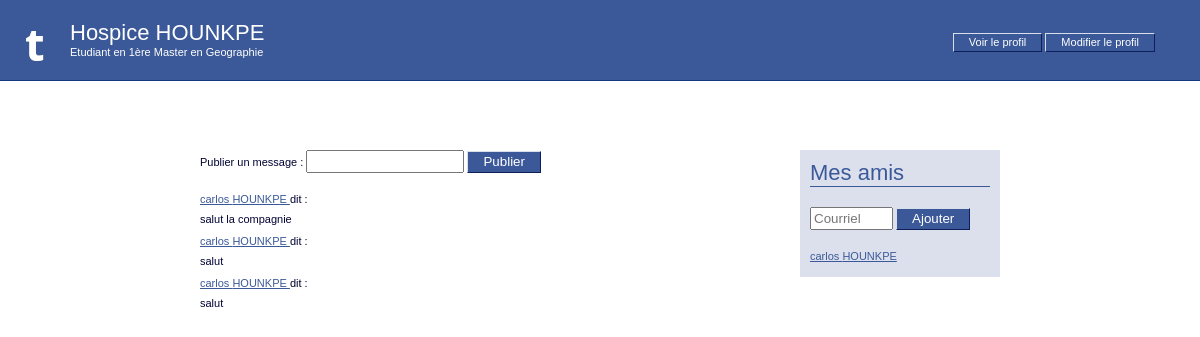
The app's page / (signed in) with its own data.
### mon_site/models.py (models this page shows, shortened)
class Person(models.Model):
    registration_number = models.CharField(max_length=10)
    last_name = models.CharField(max_length=30)
    first_name = models.CharField(max_length=30)
    birth_date = models.DateField()
    email = models.EmailField()
    home_phone_number = models.CharField(max_length=20)
    cellphone_number = models.CharField(max_length=20)
    password = models.CharField(max_length=32)
    friends = models.ManyToManyField('self')
    faculty = models.ForeignKey('Faculty',on_delete=models.CASCADE,default=None, null=True)
    person_type = 'generic'

class Student(Person):
    cursus = models.ForeignKey('Cursus',on_delete=models.CASCADE)
    year = models.IntegerField()
    person_type = 'student'

class Cursus(models.Model):
    title = models.CharField(max_length=30)

class Message(models.Model):
    author = models.ForeignKey('Person',on_delete=models.CASCADE)
    content = models.TextField()
    publication_date = models.DateField()

### mon_site/views.py (the view)
# urls.py: path('', welcome, name='welcome'),
def welcome(request):
    logged_user = get_logged_user_from_request(request)
    if logged_user:
        if 'newMessage' in request.GET and request.GET['newMessage'] != '':
            newMessage = Message(author=logged_user,content=request.GET['newMessage'],publication_date = date.today())
            newMessage.save()
        friendMessages = Message.objects.filter(author__friends=logged_user).order_by('-publication_date')
        return render(request, 'welcome.html', {'logged_user':logged_user,'friendMessages':friendMessages})
    else:
        return redirect('login')

### mon_site/views.py (called while the page is built)
def get_logged_user_from_request(request):
    if 'logged_user_id' in request.session:
        logged_user_id = request.session['logged_user_id']
        if len(Student.objects.filter(id=logged_user_id)) == 1:
            return Student.objects.get(id=logged_user_id)
        elif len(Employee.objects.filter(id=logged_user_id)) == 1:
            return Employee.objects.get(id=logged_user_id)
        else:
            return None
    else:
        return None

### mon_site/templates/welcome.html (shortened to what this page needs)
{% extends "base.html" %}
{% block bodyId %}welcomePage{% endblock %}
{% block headerContent %}
<p id="name">
    {{ logged_user.first_name }} {{ logged_user.last_name }}
</p>
<p id="function">
    {% if logged_user.person_type == 'student' %}
        Etudiant en
        {% if logged_user.year == 1 %}
            {{ logged_user.year }}ère
        {% else %}
            {{ logged_user.year }}ème
        {% endif %}
        {{ logged_user.cursus.title }}
    {% else %}
        {{ logged_user.job.title|capfirst }}
        dans la faculté {{ logged_user.faculty }}
    {% endif %}
</p>
<p id="profileLinks">
    <a href="/showProfile/?userToShow={{ logged_user.id }}" class="buttonLink">Voir le profil</a>
    <a href="/modifyProfile/" class="buttonLink">Modifier le profil</a>
</p>
{% endblock %}
{% block content %}
<section id="messageList">
    <form action="" method="GET" class="inlineForm">
        <label for="newMessageInput">Publier un message :</label>
        <input type="text" name="newMessage" id="newMessageInput" />
        <input type="submit" value="Publier" />
    </form>
    <ul>
        {% for message in friendMessages %}
        <li>
            <p>
                <a href="/showProfile/?userToShow={{ message.author.id }}">{{ message.author.first_name }}
                    {{ message.author.last_name }}
                </a> dit :
            </p>
            <p> {{ message.content }}</p>
        </li>
        {% endfor %}
    </ul>
</section>
<section id="friendList">
    <p class="title">Mes amis</p>
    <form action="/ajax/addFriend/" method="GET" class="inlineForm" id="addFriendForm">
        <input type="email" name="newFriend" id="newFriendInput" placeholder="Courriel" />
        <input type="submit" value="Ajouter">
    </form>
    <ul>
        {% for friend in logged_user.friends.all %}
            <li><a href="/showProfile/?userToShow={{ friend.id }}"> {{ friend.first_name }} {{ friend.last_name }}</a></li>
        {% endfor %}
    </ul>
</section>
{% endblock %}

### mon_site/templates/base.html (shortened to what this page needs)
<!DOCTYPE html>
<html lang="en">
<head>
    <link rel="stylesheet" href="/mon_site/static/css/stytle.css">
</head>
<body id="{% block bodyId %}genericPage{% endblock %}">
    <header>
        {% block headerContent %}{% endblock %}
    </header>
    <section id="content">
        {% block content %}{% endblock %}
    </section>
</body>
</html>

### mon_site/static/css/stytle.css (style rules this page uses)
header { position: absolute; left: 0; top: 0; height: 80px; width: 100%; background: #3b5998 url('../img/logo.png') no-repeat 50px 25px; border-bottom: 1px solid #133783; }
body { margin: 0; padding: 0; font-family: 'Lucida Grande', Tahoma, Verdana, Arial, sans-serif; font-size: 11px; color: #000333; }
body section#content { position: absolute; top: 150px; left: 50%; width: 500px; margin: 0 0 0 -250px; padding: 0; }
body#welcomePage header { background: #3b5998 url('../img/Logo.png') no-repeat 20px 25px; color: #FFFFFF; }
body#welcomePage header p#name { font-size: 22px; margin: 20px 0 0 70px; }
body#welcomePage header p#function { margin: 0 0 0 70px; }
body#welcomePage header p#profileLinks { position: absolute; right: 45px; top: 25px; }
a.buttonLink { border-style: solid; border-width: 1px; border-color: #d9dfea #0e1f5b #0e1f5b #d9dfea; color: #FFFFFF; padding: 2px 15px 3px 15px; text-align: center; text-decoration: none; }
body#welcomePage section#content { width: 800px; margin: 0 0 0 -400px; }
body#welcomePage section#messageList { position: absolute; width: 600px; }
section#messageList ul { margin: 20px 0 0 0; list-style: none; padding: 0; }
section#messageList ul li { margin-bottom: 10px; }
section#messageList ul li p { margin: 8px 0 0 0; }
body#welcomePage section#friendList { position: absolute; width: 180px; right: 0; padding: 10px; background-color: #DCE0ED; }
section#friendList p.title { font-size: 22px; color: #3b5998; border-bottom: 1px solid #3b5998; margin: 0 0 20px 0; }
section#friendList ul { margin: 20px 0 0 0; list-style: none; padding: 0; }
section#friendList ul li { margin: 0 0 5px 0; }
#friendList form.inlineForm input[type="email"] { display: inline-block; width: 75px; }
#friendList form.inlineForm input[type="submit"] { display: inline-block; }
form.inlineForm label { display: inline; float: none; padding: 0; }
form.inlineForm input[type="text"] { display: inline-block; width: 150px; }
form.inlineForm input[type="submit"] { margin: 0; }
form label { display: block; width: 150px; float: left; text-align: right; padding: 4px 10px 0 0; }
form input[type="email"], form input[type="text"], form input[type="password"] { display: block; width: 250px; padding: 2px; }
form input[type="submit"] { margin: 0 20px 0 160px; border: 1px solid; border-color: #d9dfea #0e1f5b #0e1f5b #d9dfea; background-color: #3b5998; color: #FFFFFF; padding: 2px 15px 3px 15px; text-align: center; }
a { color: #3b5998; }

### records on screen
Person: first_name "Hospice", last_name "HOUNKPE"
Student: year "1", cursus "Master en Geographie"
Message: author.first_name "carlos", author.last_name "HOUNKPE", content "salut la compagnie"
Message: author.first_name "carlos", author.last_name "HOUNKPE", content "salut"
Message: author.first_name "carlos", author.last_name "HOUNKPE", content "salut"
Person: first_name "carlos", last_name "HOUNKPE"
